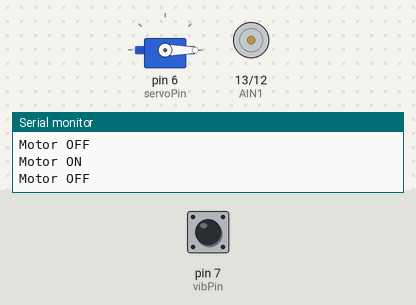
The sketch below on a simulated Arduino Uno, built with avr-gcc and run on an emulated ATmega328P. Shown: servo, motor-driver pin pairs drawn as motors (green arrow = first pin HIGH = forward, orange = second pin HIGH = backward, longer = more drive, scaled by the enable pin), the last lines printed to the serial monitor. Inputs (shaded band) come from the test bench; at power-on: pin 7 (vibPin) HIGH.

Above: at 1.25 s.
1.3 s: pin 7 (vibPin) pulled LOW for 0.15 s
At 1.65 s:
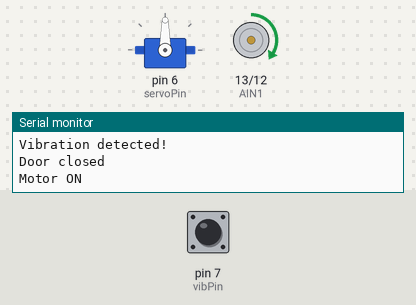
Timing chart, 0 to 10.3 s (numbered marks = the images above; inputs shaded):
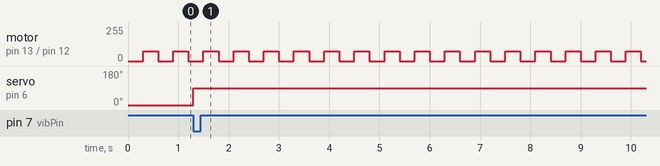

The sketch:

VibrationSensor_MotorCode.ino
```cpp
#include <Servo.h>

// Motor driver pins
const int AIN1 = 13;
const int AIN2 = 12;
const int PWMA = 11;

// Vibration sensor and servo setup
const int vibPin = 7;
const int servoPin = 6;

Servo myServo;

// Timers
unsigned long previousMotorTime = 0;
const unsigned long motorInterval = 300; // 15 seconds
bool motorOn = false;

unsigned long vibrationTime = 0;
const unsigned long servoHoldTime = 10000; // Servo holds closed for 10 seconds
bool servoMoved = false;

void setup() {
  // Setup motor pins
  pinMode(AIN1, OUTPUT);
  pinMode(AIN2, OUTPUT);
  pinMode(PWMA, OUTPUT);

  // Setup vibration pin
  pinMode(vibPin, INPUT_PULLUP);

  // Setup servo
  myServo.attach(servoPin);
  myServo.write(0); // Start open

  Serial.begin(9600);
}

void loop() {
  unsigned long currentTime = millis();

  // --- Motor loop: toggle every 15 seconds ---
  if (currentTime - previousMotorTime >= motorInterval) {
    previousMotorTime = currentTime;
    motorOn = !motorOn;

    if (motorOn) {
      turnMotorOn();
    } else {
      turnMotorOff();
    }
  }

  // --- Vibration sensor and servo logic ---
  int vibState = digitalRead(vibPin);

  if (vibState == LOW && !servoMoved) {
    Serial.println("Vibration detected!");
    doorClose();
    vibrationTime = currentTime;
    servoMoved = true;
  }

  if (servoMoved && currentTime - vibrationTime > servoHoldTime) {
    doorOpen();
    servoMoved = false;
  }
}

// --- Motor control ---
void turnMotorOn() {
  digitalWrite(AIN1, HIGH);
  digitalWrite(AIN2, LOW);
  analogWrite(PWMA, 75);
  Serial.println("Motor ON");
}

void turnMotorOff() {
  analogWrite(PWMA, 0);
  Serial.println("Motor OFF");
}

// --- Servo control ---
void doorOpen() {
  myServo.write(0);
  Serial.println("Door opened");
}

void doorClose() {
  myServo.write(90);
  Serial.println("Door closed");
}
```

Measured:
- after the input at 1.3 s, servo on pin 6 (servoPin): 0° → 90° at once
- by itself, motor on pin 13 (AIN1) / pin 12 (AIN2): alternates forward 75/255 for 0.30 s and stopped for 0.30 s
